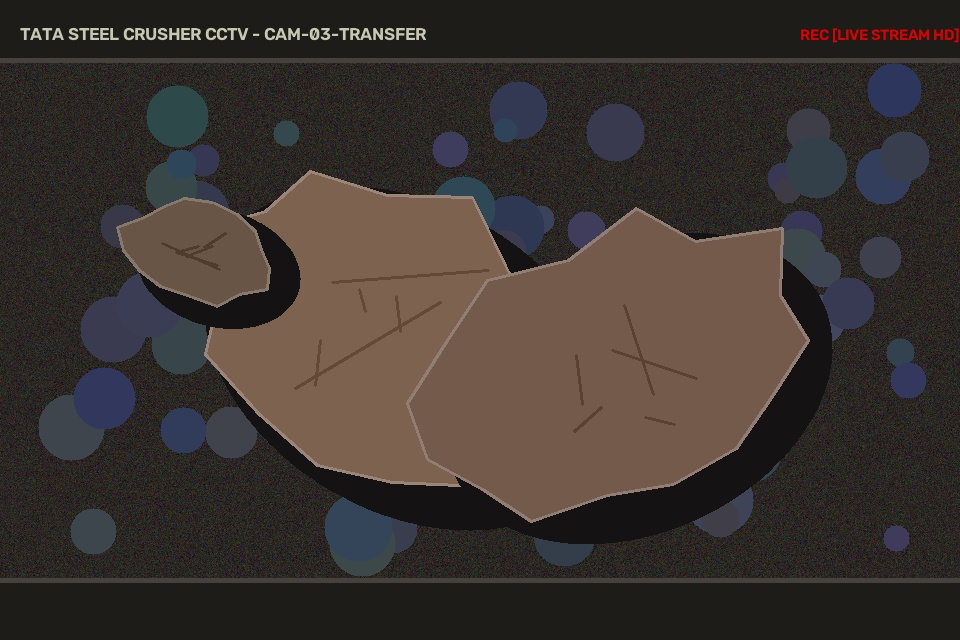
#> input picture backend/data/fixtures/specimen_cluster_jam.jpg, 960 x 640 px, given in place of the camera
$ python webcam_feed.py   (older library calls are emulated)
#> lines starting #> are read from the running program, lines starting #| are printed output that depends on the picture; after the words box and inside, x2 and y2 are one past the last pixel; in counts of white or black regions, pixels touching at a corner belong together
### backend/app/vision.py
import os
import math
import cv2
import numpy as np
from pathlib import Path
from typing import Optional
from PIL import Image, ImageDraw, ImageFont
from .config import UPLOADS_DIR, FIXTURES_DIR, CONFIG, BASE_DIR
from .calibration import get_calibration, apply_calibration, CameraCalibration, get_active_system_calibration

_yolo_model = None

def get_yolo_model():
    """Lazy loader for trained Ultralytics YOLO model."""
    global _yolo_model
    if _yolo_model is not None:
        return _yolo_model
    try:
        from ultralytics import YOLO
        candidates = [
            BASE_DIR.parent / "ml" / "weights" / "oresentinel_yolo.pt",
            BASE_DIR / "ml" / "weights" / "oresentinel_yolo.pt",
            BASE_DIR.parent / "ml" / "weights" / "oresentinel_rock_best.pt",
            BASE_DIR / "ml" / "weights" / "oresentinel_rock_best.pt",
            BASE_DIR.parent / "ml" / "weights" / "yolov8n.pt",
            BASE_DIR / "ml" / "weights" / "yolov8n.pt",
        ]
        for w in candidates:
            if w.exists():
                _yolo_model = YOLO(str(w))
                return _yolo_model
    except Exception as e:
        pass
    return None

def is_valid_rock_candidate(
    cnt,
    img_w: int,
    img_h: int,
    mm_per_pixel: float,
    min_caliber_mm: float = 25.0,
    max_area_fraction: float = 0.88
) -> tuple[bool, dict]:
    """
    Validates whether a detected contour represents an actual rock piece inside the image,
    strictly rejecting full-frame backgrounds, walls, or outer border artifacts while
    reliably permitting handheld stones, specimens, and calibrated blocks.
    """
    total_area = float(img_w * img_h)
    area_px = cv2.contourArea(cnt)

    # 1. Reject if too small or too massive (>88% of the entire camera frame)
    min_area_px = max(100.0, (min_caliber_mm / max(0.01, mm_per_pixel)) ** 2 * 0.12)
    if area_px < min_area_px or area_px > (total_area * max_area_fraction):
        return False, {}

    x, y, bw, bh = cv2.boundingRect(cnt)

    # 2. Reject if the contour spans almost the entire width or height (frame border / edge artifact)
    if bw > (img_w * 0.88) or bh > (img_h * 0.88):
        return False, {}

    # 3. Reject if contour touches or hugs image outer frame borders on 2 or more sides
    border_m = 4
    touches_left = x <= border_m
    touches_top = y <= border_m
    touches_right = (x + bw) >= (img_w - border_m)
    touches_bottom = (y + bh) >= (img_h - border_m)
    if sum([touches_left, touches_top, touches_right, touches_bottom]) >= 2:
        return False, {}

    # 4. Compactness & Solidity (eliminates hollow background outlines)
    hull = cv2.convexHull(cnt)
    hull_area = cv2.contourArea(hull)
    if hull_area <= 0:
        return False, {}
    solidity = area_px / hull_area
    if solidity < 0.35:
        return False, {}

    # 5. Aspect ratio check (rocks aren't thin wires or border strips)
    rect = cv2.minAreaRect(cnt)
    _, (dim_w, dim_h), _ = rect
    major_px = max(dim_w, dim_h, bw, bh)
    minor_px = max(1.0, min(dim_w, dim_h, bw, bh))
    aspect_ratio = round(major_px / minor_px, 2)
    if aspect_ratio > 4.2:
        return False, {}

    major_mm = round(major_px * mm_per_pixel, 1)
    minor_mm = round(minor_px * mm_per_pixel, 1)

    return True, {
        "x": x,
        "y": y,
        "bw": bw,
        "bh": bh,
        "major_mm": major_mm,
        "minor_mm": minor_mm,
        "aspect_ratio": aspect_ratio,
        "solidity": solidity,
        "area_px": area_px
    }

# [1011 lines left out: functions validate_image_quality, detect_boulders_and_measure, generate_synthetic_industrial_specimens, detect_full_salient_object, detect_frame_in_memory, not called in this run]

### webcam_feed.py
"""
OreSentinel AI - Real-time Desktop Webcam Feed & Boulder Inference
Tata Steel / Women of Mettle 2026

Runs OpenCV directly on your laptop camera (camera index 0)
and renders real-time boulder segmentation, millimeter caliber, and crusher throat alerts!
"""

import sys
import math
from pathlib import Path

# Add backend directory
BASE_DIR = Path(__file__).resolve().parent
sys.path.insert(0, str(BASE_DIR / "backend"))

import cv2
import numpy as np
from app.config import CONFIG
from app.risk_engine import assess_operational_risk
from app.vision import get_yolo_model, is_valid_rock_candidate

def run_desktop_webcam():
    print("=" * 65)
    print("   ORESENTINEL AI - REAL-TIME LAPTOP WEBCAM ROCK DETECTOR")
    print("   Engine: Ultralytics YOLOv8 + Calibrated Ellipse Segmentation")
    print("   Press 'q' to exit | Press 's' to snapshot & save incident")
    print("=" * 65)

    yolo_model = get_yolo_model()
    if yolo_model is not None:
        print("Ultralytics YOLO model loaded successfully!")
    else:
        print("YOLO weights not found, using calibrated edge segmentation fallback.")

    cap = cv2.VideoCapture(0)
    if not cap.isOpened():
        print("ERROR: Could not open laptop webcam (index 0).")
        print("Please ensure your camera is not in use by another app.")
        return

    # Set 1280x720 resolution
    cap.set(cv2.CAP_PROP_FRAME_WIDTH, 1280)
    cap.set(cv2.CAP_PROP_FRAME_HEIGHT, 720)

    throat_limit_mm = CONFIG.throat_limit_mm
    snap_count = 1

    while True:
        ret, frame = cap.read()
#> frame is the input picture: shape (640, 960, 3); mean B, G, R 48.2, 52.3, 59.9
        if not ret:
            print("Failed to grab camera frame.")
            break

        h, w = frame.shape[:2]
        mm_per_pixel = 1600.0 / float(w)
        annotated = frame.copy()
        rock_idx = 1
        yolo_detected = False

        # 1. Try YOLO detection if loaded
        if yolo_model is not None:
            try:
                results = yolo_model(frame, conf=0.25, verbose=False)
                if results and len(results[0].boxes) > 0:
                    for box in results[0].boxes:
                        xyxy = box.xyxy[0].cpu().numpy()
                        x1, y1, x2, y2 = int(xyxy[0]), int(xyxy[1]), int(xyxy[2]), int(xyxy[3])
                        bw, bh = max(10, x2 - x1), max(10, y2 - y1)

                        # Skip full-frame or border background boxes
                        if bw > (w * 0.78) or bh > (h * 0.78) or (bw * bh) > (w * h * 0.48):
                            continue
                        m_b = 6
                        touches = sum([x1 <= m_b, y1 <= m_b, x2 >= (w - m_b), y2 >= (h - m_b)])
                        if touches >= 3:
                            continue

                        yolo_detected = True
                        conf = float(box.conf[0].cpu().numpy())
                        cls_id = int(box.cls[0].cpu().numpy())
                        cls_name = getattr(yolo_model, "names", {}).get(cls_id, "rock")

                        major_px = max(bw, bh)
                        minor_px = min(bw, bh)
                        major_mm = round(major_px * mm_per_pixel, 1)
                        minor_mm = round(minor_px * mm_per_pixel, 1)
                        aspect_ratio = round(major_mm / max(1.0, minor_mm), 2)

                        is_boulder_cls = (cls_id == 0 and "boulder" in str(cls_name).lower())
                        is_oversize = major_mm >= throat_limit_mm or (is_boulder_cls and major_mm >= (throat_limit_mm * 0.88))
                        is_warning = not is_oversize and (major_mm >= CONFIG.warning_threshold_mm or aspect_ratio >= 2.0)

                        if is_oversize:
                            color = (0, 0, 240)
                            label = f"BOULDER #{rock_idx}: {int(major_mm)}mm [OVERSIZE]"
                        elif is_warning:
                            color = (0, 180, 255)
                            label = f"ROCK #{rock_idx}: {int(major_mm)}mm [WARNING]"
                        else:
                            color = (80, 210, 80)
                            label = f"ROCK #{rock_idx}: {int(major_mm)}mm"

                        cv2.rectangle(annotated, (x1, y1), (x2, y2), color, 2)
                        cv2.putText(annotated, f"{label} ({int(conf*100)}%)", (x1, max(25, y1 - 8)), cv2.FONT_HERSHEY_SIMPLEX, 0.55, color, 2)
                        rock_idx += 1
                        if rock_idx > 8:
                            break
            except Exception:
                yolo_detected = False

        # 2. Contour fallback if no YOLO hits
        if not yolo_detected or rock_idx == 1:
            gray = cv2.cvtColor(frame, cv2.COLOR_BGR2GRAY)
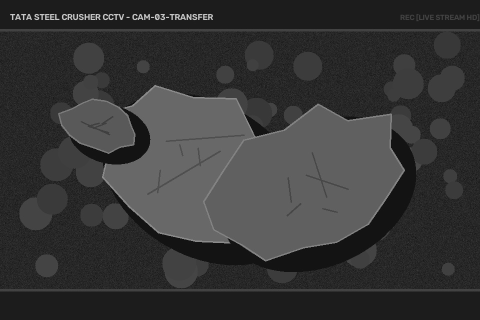
#> gray: shape (640, 960) (shown at 1/2 size); min 6, max 203, mean 54.1
            smoothed = cv2.bilateralFilter(gray, 9, 75, 75)
            edges = cv2.Canny(smoothed, 35, 125)
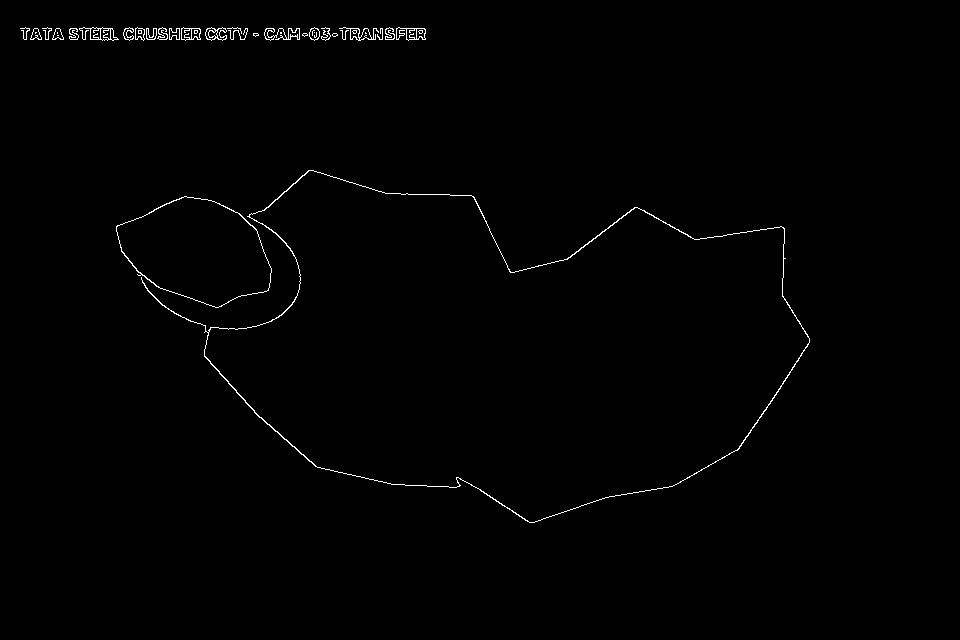
#> edges: shape (640, 960); 0.69% white in thin lines or dots, all inside (x1, y1, x2, y2) = (20, 27, 810, 523)

            # Zero outer 3.5% margin to prevent frame edges from forming a giant border rock
            m_y = max(6, int(h * 0.035))
            m_x = max(6, int(w * 0.035))
            edges[:m_y, :] = 0
            edges[-m_y:, :] = 0
            edges[:, :m_x] = 0
#> edges: shape (640, 960); 0.69% white in thin lines or dots, all inside (x1, y1, x2, y2) = (33, 27, 810, 523)
            edges[:, -m_x:] = 0

            kernel = cv2.getStructuringElement(cv2.MORPH_ELLIPSE, (5, 5))
            closed = cv2.morphologyEx(cv2.dilate(edges, kernel, iterations=1), cv2.MORPH_CLOSE, kernel)
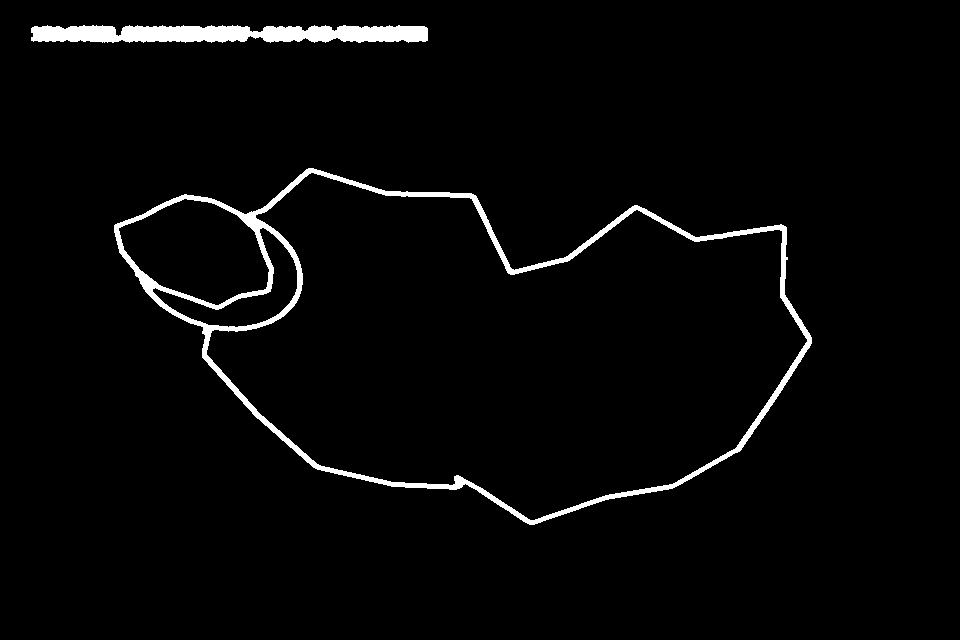
#> closed: shape (640, 960); 2.8% white; 2 white regions, box (x1, y1, x2, y2) and area: (114, 168, 812, 525) 11664, (31, 25, 428, 43) 5809
            closed[:m_y, :] = 0
            closed[-m_y:, :] = 0
            closed[:, :m_x] = 0
#> closed: shape (640, 960); 2.8% white; 2 white regions
            closed[:, -m_x:] = 0

            contours, _ = cv2.findContours(closed, cv2.RETR_EXTERNAL, cv2.CHAIN_APPROX_SIMPLE)
#> contours = 2 contours; box (x1, y1, x2, y2) and area: (114, 168, 812, 525) 158474, (33, 25, 428, 43) 5369
            sorted_contours = sorted(contours, key=cv2.contourArea, reverse=True)
#> sorted_contours has the same summary as contours

            accepted_webcam_boxes = []

            for cnt in sorted_contours:
                is_valid, props = is_valid_rock_candidate(cnt, w, h, mm_per_pixel, min_caliber_mm=75.0, max_area_fraction=0.45)
                if not is_valid:
                    continue

                x, y, bw, bh = props["x"], props["y"], props["bw"], props["bh"]
                # Duplicate check
                is_dup = False
                for ox, oy, obw, obh in accepted_webcam_boxes:
                    ix1, iy1 = max(x, ox), max(y, oy)
                    ix2, iy2 = min(x + bw, ox + obw), min(y + bh, oy + obh)
                    if ix2 > ix1 and iy2 > iy1:
                        inter = (ix2 - ix1) * (iy2 - iy1)
                        union = (bw * bh) + (obw * obh) - inter
                        if union > 0 and (inter / union) > 0.40:
                            is_dup = True
                            break
                if is_dup:
                    continue
                accepted_webcam_boxes.append((x, y, bw, bh))

                major_mm = props["major_mm"]
                minor_mm = props["minor_mm"]
                is_oversize = major_mm >= throat_limit_mm

                if is_oversize:
                    color = (0, 0, 240)
                    label = f"CRITICAL BOULDER #{rock_idx}: {int(major_mm)}mm [OVERSIZE]"
                elif major_mm >= CONFIG.warning_threshold_mm:
                    color = (0, 180, 255)
                    label = f"NEAR-LIMIT ROCK #{rock_idx}: {int(major_mm)}mm"
                else:
                    color = (80, 210, 80)
                    label = f"ROCK #{rock_idx}: {int(major_mm)}mm"

                cv2.rectangle(annotated, (x, y), (x + bw, y + bh), color, 2)
                cv2.putText(annotated, label, (x, max(25, y - 10)), cv2.FONT_HERSHEY_SIMPLEX, 0.55, color, 2)
                rock_idx += 1
                if rock_idx > 8:
                    break
#> this loop made 2 passes
#> (total_area in is_valid_rock_candidate, area_px in is_valid_rock_candidate, min_area_px in is_valid_rock_candidate, border_m in is_valid_rock_candidate) on pass 1: (614400, 158474.5, 243, 4)
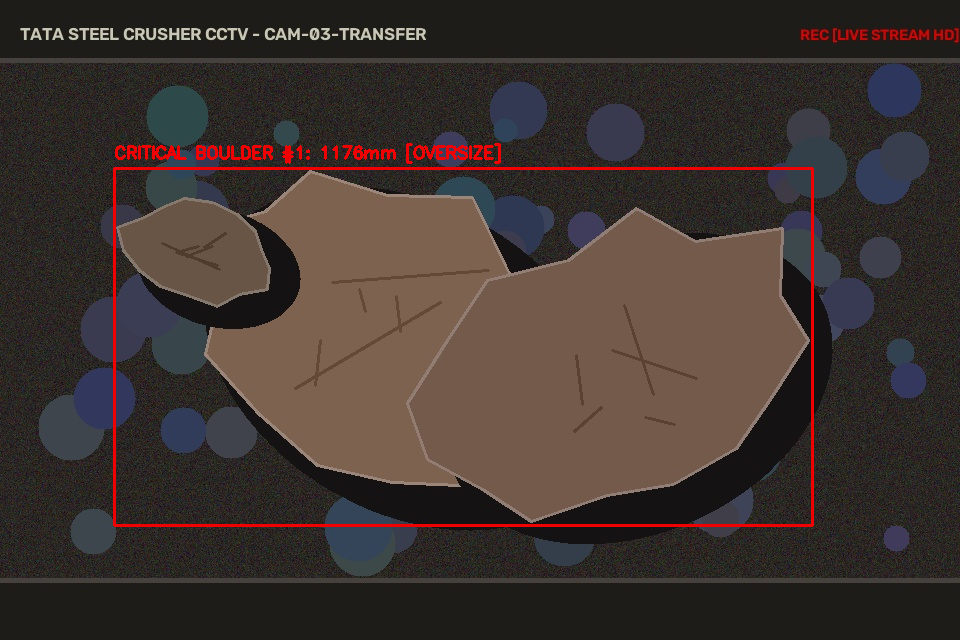
#> annotated: shape (640, 960, 3); 1.48% of pixels changed, all inside (x1, y1, x2, y2) = (113, 143, 814, 527)
#> after the loop, accepted_webcam_boxes = [(114, 168, 698, 357)]; rock_idx = 2

        # Center target guide and status when conveyor is clear
        if rock_idx == 1:
            cv2.putText(
                annotated,
                "CONVEYOR CLEAR - NO ROCK PIECE DETECTED",
                (int(w * 0.18), int(h * 0.48)),
                cv2.FONT_HERSHEY_SIMPLEX,
                0.75,
                (80, 220, 120),
                2
            )
            cx, cy = w // 2, h // 2
            box_sz = int(min(w, h) * 0.45)
            cv2.rectangle(annotated, (cx - box_sz // 2, cy - box_sz // 2), (cx + box_sz // 2, cy + box_sz // 2), (16, 185, 129), 1)
            cv2.putText(
                annotated,
                "PLACE ROCK PIECE INSIDE TARGET AREA",
                (cx - 160, cy + box_sz // 2 + 28),
                cv2.FONT_HERSHEY_SIMPLEX,
                0.55,
                (16, 185, 129),
                1
            )

        # Industrial HUD Overlay
        cv2.rectangle(annotated, (0, 0), (w, 45), (10, 20, 18), -1)
        status_txt = "CONVEYOR CLEAR" if rock_idx == 1 else f"DETECTED: {rock_idx - 1} ROCKS"
#> status_txt = 'DETECTED: 1 ROCKS'
        cv2.putText(
            annotated,
            f"ORESENTINEL AI | LIVE LAPTOP WEBCAM | THROAT LIMIT: {int(throat_limit_mm)}mm | {status_txt}",
            (16, 28),
            cv2.FONT_HERSHEY_SIMPLEX,
            0.6,
            (16, 185, 129),
            2
        )
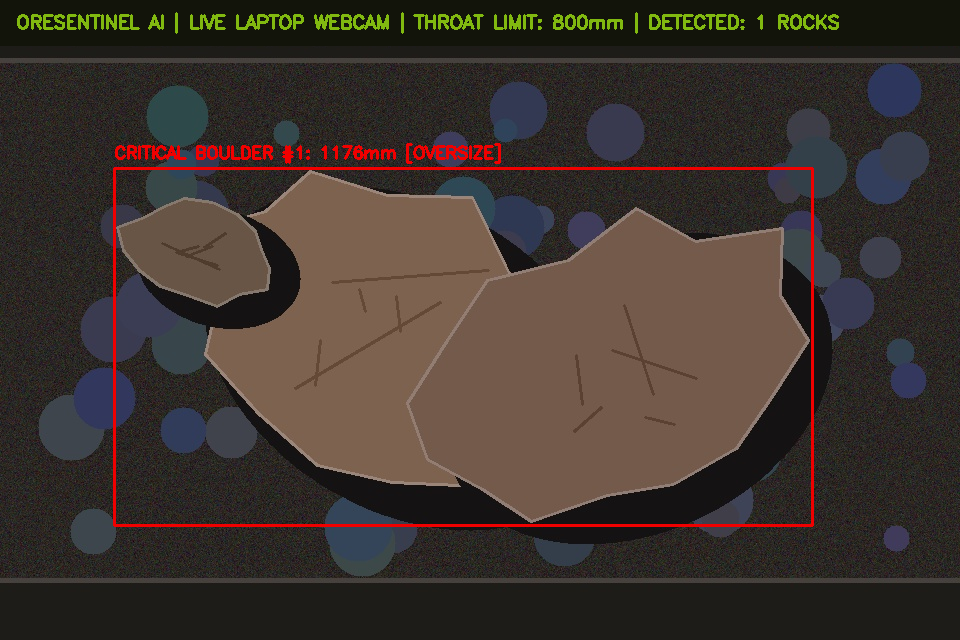
#> annotated: shape (640, 960, 3); mean B, G, R 46.1, 52.1, 62.2

        cv2.imshow("OreSentinel AI - Real-time Laptop Camera Feed", annotated)

        key = cv2.waitKey(1) & 0xFF
#> (key q is pressed here)
        if key == ord('q'):
            break
        elif key == ord('s'):
            save_path = BASE_DIR / "backend" / "data" / "uploads" / f"webcam_snap_{snap_count}.jpg"
            cv2.imwrite(str(save_path), frame)
            print(f"Captured snapshot saved to {save_path}")
            snap_count += 1

    cap.release()
    cv2.destroyAllWindows()

if __name__ == "__main__":
    run_desktop_webcam()
